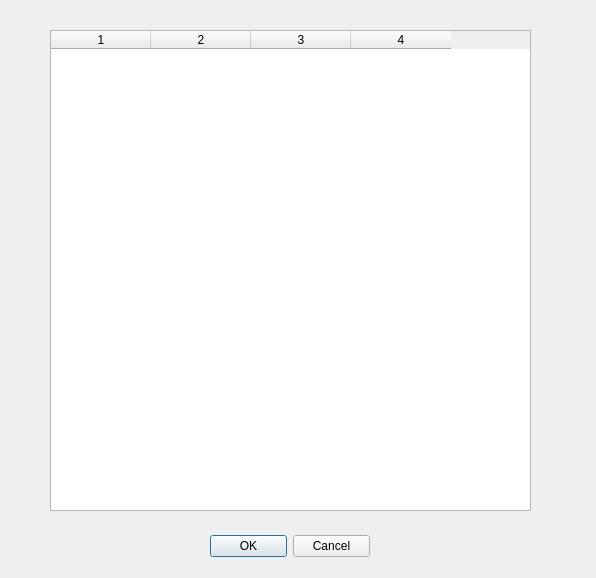
<ui version="4.0" >
 <class>ShowScalarDialog</class>
 <widget class="QDialog" name="ShowScalarDialog" >
  <property name="geometry" >
   <rect>
    <x>0</x>
    <y>0</y>
    <width>596</width>
    <height>578</height>
   </rect>
  </property>
  <property name="windowTitle" >
   <string>Scalar Values</string>
  </property>
  <widget class="QDialogButtonBox" name="okCancelButtons" >
   <property name="geometry" >
    <rect>
     <x>210</x>
     <y>530</y>
     <width>160</width>
     <height>32</height>
    </rect>
   </property>
   <property name="orientation" >
    <enum>Qt::Horizontal</enum>
   </property>
   <property name="standardButtons" >
    <set>QDialogButtonBox::Cancel|QDialogButtonBox::NoButton|QDialogButtonBox::Ok</set>
   </property>
  </widget>
  <widget class="QTableWidget" name="_inputList" >
   <property name="geometry" >
    <rect>
     <x>50</x>
     <y>30</y>
     <width>481</width>
     <height>481</height>
    </rect>
   </property>
   <property name="editTriggers" >
    <set>QAbstractItemView::AnyKeyPressed|QAbstractItemView::DoubleClicked|QAbstractItemView::EditKeyPressed|QAbstractItemView::NoEditTriggers</set>
   </property>
   <property name="columnCount" >
    <number>4</number>
   </property>
   <column/>
   <column/>
   <column/>
   <column/>
  </widget>
 </widget>
 <resources/>
 <connections>
  <connection>
   <sender>okCancelButtons</sender>
   <signal>accepted()</signal>
   <receiver>ShowScalarDialog</receiver>
   <slot>accept()</slot>
   <hints>
    <hint type="sourcelabel" >
     <x>248</x>
     <y>254</y>
    </hint>
    <hint type="destinationlabel" >
     <x>157</x>
     <y>274</y>
    </hint>
   </hints>
  </connection>
  <connection>
   <sender>okCancelButtons</sender>
   <signal>rejected()</signal>
   <receiver>ShowScalarDialog</receiver>
   <slot>reject()</slot>
   <hints>
    <hint type="sourcelabel" >
     <x>316</x>
     <y>260</y>
    </hint>
    <hint type="destinationlabel" >
     <x>286</x>
     <y>274</y>
    </hint>
   </hints>
  </connection>
 </connections>
</ui>
